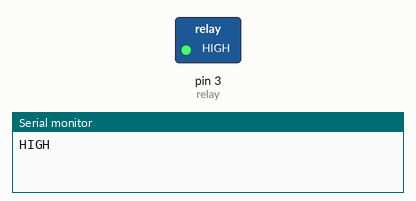
This sketch was run on a simulated Arduino Uno, built with avr-gcc and run on an emulated ATmega328P. Shown: switched loads named in the sketch (green lamp = pin HIGH), the last lines printed to the serial monitor.

Above: at 2.5 s.
At 7.5 s:
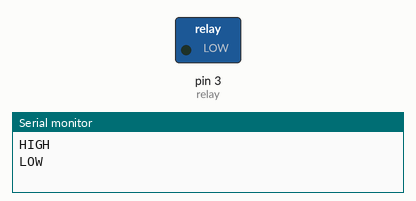
Timing chart, 0 to 13.0 s (numbered marks = the images above):
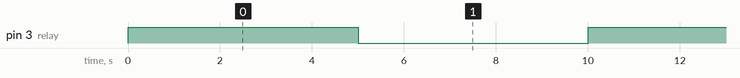

Measured:
- by itself, pin 3 (relay): alternates HIGH for 5.0 s and LOW for 5.0 s

The sketch:

relay.ino
```cpp
int relay = 3;

void setup(){
  Serial.begin(9600);
  pinMode(relay, OUTPUT);
  }

void loop(){
  digitalWrite(relay, HIGH);
  Serial.println("HIGH");
  delay(5000);
  digitalWrite(relay, LOW);
  Serial.println("LOW");
  delay(5000);
  }
```
